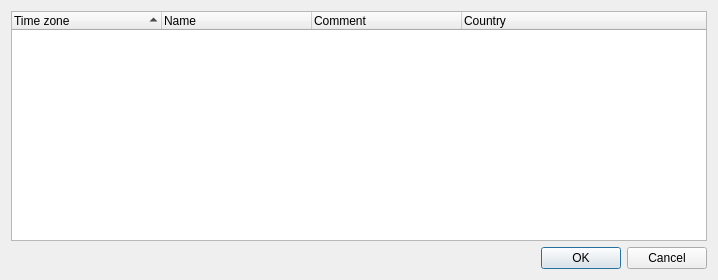
<?xml version="1.0" encoding="UTF-8"?>
<ui version="4.0">
 <class>LXQtClockConfigurationTimeZones</class>
 <widget class="QDialog" name="LXQtClockConfigurationTimeZones">
  <property name="geometry">
   <rect>
    <x>0</x>
    <y>0</y>
    <width>718</width>
    <height>280</height>
   </rect>
  </property>
  <property name="windowTitle">
   <string>World Clock Time Zones</string>
  </property>
  <layout class="QVBoxLayout" name="verticalLayout_3">
   <item>
    <widget class="QTreeWidget" name="timeZonesTW">
     <property name="editTriggers">
      <set>QAbstractItemView::NoEditTriggers</set>
     </property>
     <property name="alternatingRowColors">
      <bool>true</bool>
     </property>
     <property name="sortingEnabled">
      <bool>true</bool>
     </property>
     <property name="columnCount">
      <number>4</number>
     </property>
     <attribute name="headerDefaultSectionSize">
      <number>150</number>
     </attribute>
     <column>
      <property name="text">
       <string>Time zone</string>
      </property>
     </column>
     <column>
      <property name="text">
       <string>Name</string>
      </property>
     </column>
     <column>
      <property name="text">
       <string>Comment</string>
      </property>
     </column>
     <column>
      <property name="text">
       <string>Country</string>
      </property>
     </column>
    </widget>
   </item>
   <item>
    <widget class="QDialogButtonBox" name="buttons">
     <property name="standardButtons">
      <set>QDialogButtonBox::Cancel|QDialogButtonBox::Ok</set>
     </property>
    </widget>
   </item>
  </layout>
 </widget>
 <tabstops>
  <tabstop>timeZonesTW</tabstop>
  <tabstop>buttons</tabstop>
 </tabstops>
 <resources/>
 <connections>
  <connection>
   <sender>buttons</sender>
   <signal>accepted()</signal>
   <receiver>LXQtClockConfigurationTimeZones</receiver>
   <slot>accept()</slot>
   <hints>
    <hint type="sourcelabel">
     <x>86</x>
     <y>244</y>
    </hint>
    <hint type="destinationlabel">
     <x>97</x>
     <y>253</y>
    </hint>
   </hints>
  </connection>
  <connection>
   <sender>buttons</sender>
   <signal>rejected()</signal>
   <receiver>LXQtClockConfigurationTimeZones</receiver>
   <slot>reject()</slot>
   <hints>
    <hint type="sourcelabel">
     <x>67</x>
     <y>244</y>
    </hint>
    <hint type="destinationlabel">
     <x>62</x>
     <y>253</y>
    </hint>
   </hints>
  </connection>
 </connections>
 <slots>
  <signal>maximumNetSpeedChanged(QString)</signal>
  <slot>on_typeCOB_currentIndexChanged(int)</slot>
  <slot>on_sourceCOB_currentIndexChanged(int)</slot>
  <slot>on_maximumHS_valueChanged(int)</slot>
  <slot>saveSettings()</slot>
 </slots>
</ui>
